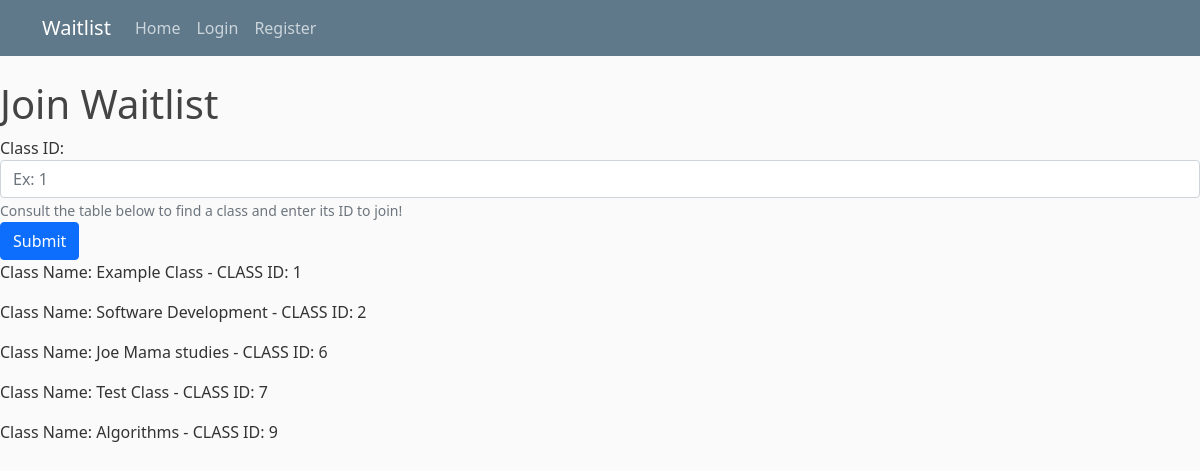
/studenthome/joinwaitlist/, run on an earlier commit of the app's database.
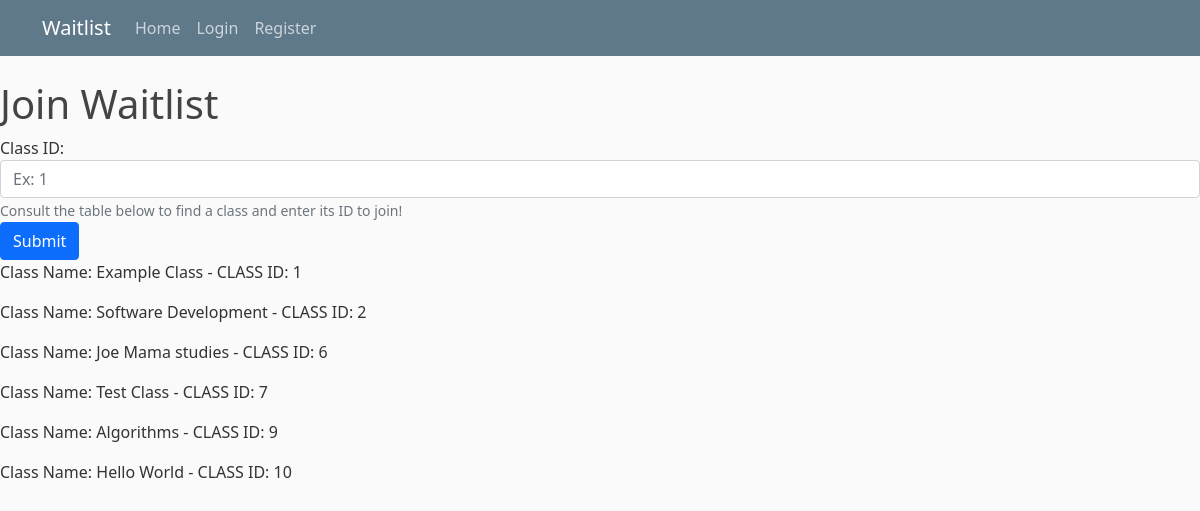
And on a later commit of the database.
### studentview/models.py (models this page shows)
class ClassWaitlist(models.Model):
    className = models.CharField(max_length=200, name="className", verbose_name='Class Name')
    classDescription = models.TextField(verbose_name='Description', default=' ')
    classCode = models.CharField(max_length=200, verbose_name='Class Code')
    crn = models.IntegerField(default=0, verbose_name='CRN')
    schedule = models.CharField(max_length=200, verbose_name='Schedule')
    sortType = models.CharField(max_length=200, verbose_name='Sort Type')
    term = models.CharField(max_length=200, verbose_name='Term')
    professor = models.ForeignKey(User, on_delete=models.CASCADE)
    date_added = models.DateTimeField("date published")
    closed = models.BooleanField(default=False)  # Add this line
    def __str__(self):
        return self.className

### studentview/views.py (the view)
# urls.py: path('joinwaitlist/',views.joinWaitlist, name='join-waitlist'),
def joinWaitlist(request):
    if request.method =='POST':
        classid = request.POST['classID']
        user = request.user
        message = ""
        waitlist = ClassWaitlist.objects.filter(id=classid).first()
        if waitlist and user:
            existing_ticket = StudentTicket.objects.filter(class_waitlist=waitlist, student=user).first()
            if existing_ticket:
                message = "You have already joined this class's waitlist."
            else:
                last_position = StudentTicket.objects.filter(class_waitlist=waitlist).order_by('-position').first()
                new_position = last_position.position + 1 if last_position else 1
                st = StudentTicket.objects.create(class_waitlist=waitlist, date_joined=timezone.now(), student=user, position=new_position)
                response = redirect('/studenthome/')
                return response
        else:
            message = "The specified class does not exist."
        context = {
            'title': 'join waitlist',
            'message': message,
            'classes': ClassWaitlist.objects.all(),
        }
        return render(request, 'studentview/join_waitlist.html', context)
    else:
        classes = ClassWaitlist.objects.all()
        context = {
            'title': 'join waitlist',
            'classes': classes
        }
        return render(request, 'studentview/join_waitlist.html', context)

### studentview/templates/studentview/join_waitlist.html (shortened to what this page needs)
{% extends "studentview/base.html" %}
{% block content %}
<h1>Join Waitlist</h1>
<form action="" method="post">
    <div class="form-group">
        <label for="classID">Class ID:</label>
        <input type="number" class="form-control" id="classID" name="classID" aria-describedby="idhelp" placeholder="Ex: 1">
        <small id="idhelp" class="form-text text-muted">Consult the table below to find a class and enter its ID to join!</small>
    </div>
    <button type="submit" class="btn btn-primary">Submit</button>
</form>
{% for aClass in classes %}
    <p> Class Name: {{ aClass }} - CLASS ID: {{aClass.id}}</p>
{% endfor %}
{% endblock content %}

What changed in the data, as far as the page shows it:
added ClassWaitlist: className "Hello World", id "10"
